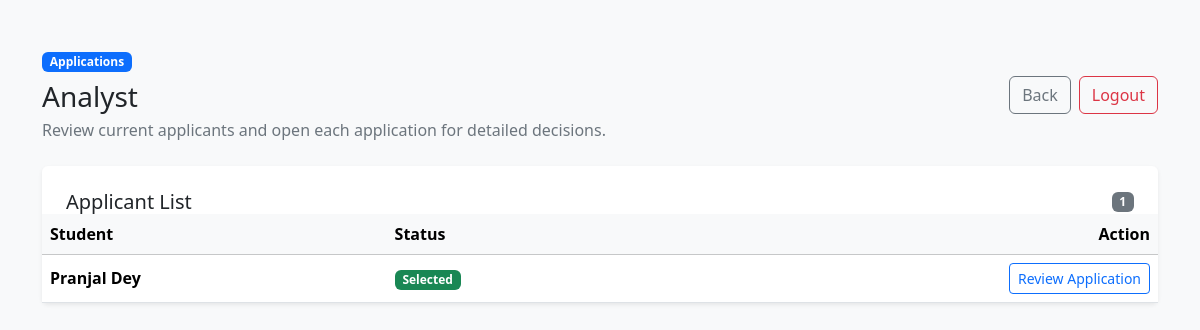
The app's page /company/drive/1 (signed in) with its own data.
### models.py (models this page shows)
class Drive(db.Model):
    id = db.Column(db.Integer, primary_key=True)
    company_id = db.Column(
        db.Integer,
        db.ForeignKey('company.id')
    )
    title = db.Column(db.String(100))
    description = db.Column(db.Text)
    eligibility = db.Column(db.String(200))
    deadline = db.Column(db.Date)
    skills_required = db.Column(db.String(200))
    salary_range = db.Column(db.String(100))
    approved = db.Column(db.Boolean, default=False)
    status = db.Column(db.String(20), default="Pending")
    applications = db.relationship('Application', backref='drive', lazy=True)

class Application(db.Model):
    id = db.Column(db.Integer, primary_key=True)
    student_id = db.Column(
        db.Integer,
        db.ForeignKey('student.id')
    )
    drive_id = db.Column(
        db.Integer,
        db.ForeignKey('drive.id')
    )
    status = db.Column(
        db.String(20),
        default="Applied"
    )
    application_date = db.Column(
        db.Date,
        default=date.today
    )
    __table_args__ = (
        db.UniqueConstraint('student_id', 'drive_id'),
    )

class Student(db.Model):
    id = db.Column(
        db.Integer,
        db.ForeignKey('user.id'),
        primary_key=True
    )
    name = db.Column(db.String(100))
    email = db.Column(db.String(100))
    skills = db.Column(db.String(200))
    resume = db.Column(db.String(200))
    blacklisted = db.Column(db.Boolean, default=False)
    applications = db.relationship('Application', backref='student', lazy=True)

### routes.py (the view)
@routes.route("/company/drive/<int:id>")
@login_required
def drive_applications(id):
    drive = Drive.query.get_or_404(id)
    if drive.company_id != current_user.id:
        return "Unauthorized"
    applications = Application.query.filter_by(
        drive_id=id
    ).all()
    return render_template(
        "company_drive_applications.html",
        drive=drive,
        applications=applications
    )

### app.py (called while the page is built)
@app.after_request
def add_no_cache_headers(response):
    if request.endpoint != "static":
        response.headers["Cache-Control"] = "no-store"
    return response

@login_manager.user_loader
def load_user(user_id):
    return User.query.get(int(user_id))

### templates/company_drive_applications.html (shortened to what this page needs)
{% extends "base.html" %}
{% block content %}
<div class="d-flex flex-column flex-lg-row justify-content-between align-items-lg-center gap-3 mb-4">
    <div>
        <span class="badge text-bg-primary mb-2">Applications</span>
        <h1 class="h3 mb-1">{{ drive.title }}</h1>
        <p class="text-secondary mb-0">Review current applicants and open each application for detailed decisions.</p>
    </div>
    <div class="d-flex flex-wrap gap-2">
        <a href="/company/dashboard" class="btn btn-outline-secondary">
            Back
        </a>
        <a href="/logout" class="btn btn-outline-danger">
            Logout
        </a>
    </div>
</div>
<div class="card border-0 shadow-sm">
    <div class="card-body p-0">
        <div class="d-flex justify-content-between align-items-center p-4 pb-0">
            <h2 class="h5 mb-0">Applicant List</h2>
            <span class="badge text-bg-secondary">{{ applications|length }}</span>
        </div>
        <div class="table-responsive">
            <table class="table table-hover align-middle mb-0">
                <thead class="table-light">
                    <tr>
                        <th>Student</th>
                        <th>Status</th>
                        <th class="text-end">Action</th>
                    </tr>
                </thead>
                <tbody>
                    {% for a in applications %}
                    <tr>
                        <td class="fw-semibold">{{ a.student.name }}</td>
                        <td>
                            <span class="badge {% if a.status == 'Selected' %}text-bg-success{% elif a.status == 'Rejected' %}text-bg-danger{% elif a.status == 'Shortlisted' %}text-bg-warning{% else %}text-bg-secondary{% endif %}">
                                {{ a.status }}
                            </span>
                        </td>
                        <td class="text-end">
                            <a href="/company/review/{{a.id}}"
                               class="btn btn-outline-primary btn-sm">
                               Review Application
                            </a>
                        </td>
                    </tr>
                    {% else %}
                    <tr>
                        <td colspan="3" class="text-center text-secondary py-4">No applications received for this drive yet.</td>
                    </tr>
                    {% endfor %}
                </tbody>
            </table>
        </div>
    </div>
</div>
{% endblock %}

### records on screen
Drive: title "Analyst"
Application: student.name "Pranjal Dey", status "Selected"

### other values on screen
{{ applications|length }} "1"
